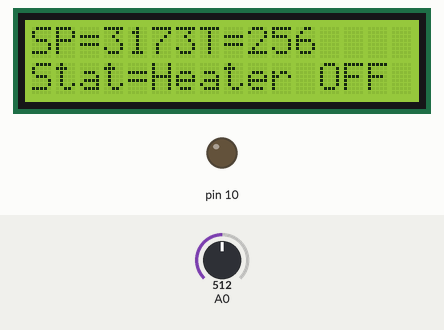
Simulated run of this sketch. Board: Arduino Uno, built with avr-gcc and run on an emulated ATmega328P. On the bench: 16×2 character LCD, output pins drawn as LEDs (lit = HIGH). The inputs (shaded band) are chosen by the test bench; at power-on: A0 = 512.

Above: at 3.2 s.
3.3 s: A0 set to 107
At 5.2 s:
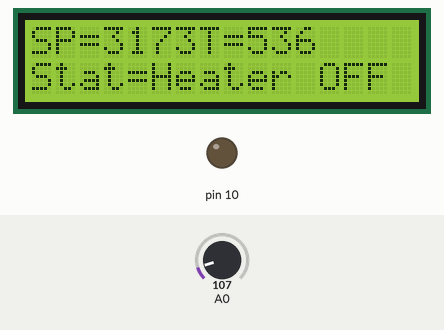
5.5 s: A0 set to 92
At 7.2 s:
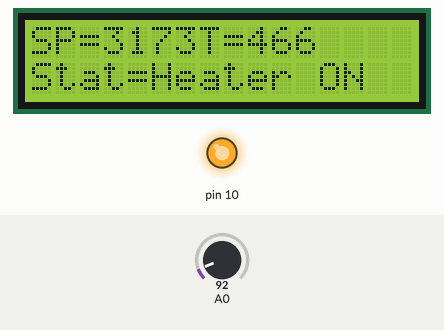
7.5 s: A0 set to 122
At 8.9 s:
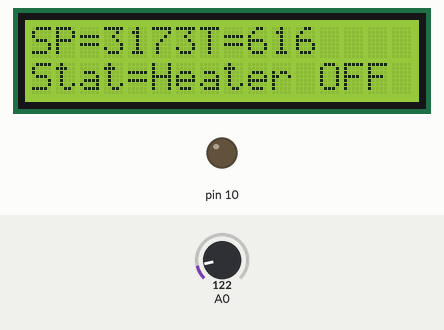
Timing chart, 0 to 10.5 s (numbered marks = the images above; inputs shaded):
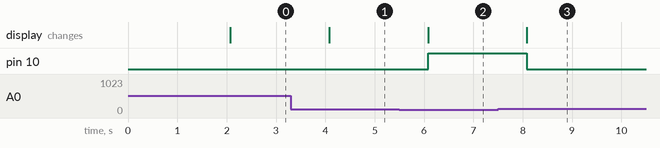

The sketch:

24-Thermostat.ino
```cpp
#include <LiquidCrystal.h>
LiquidCrystal lcd(2, 3, 4, 5, 6, 7);
int adc,T,SetPoint;

void setup()
{
  pinMode(10,HIGH);
  lcd.begin(16, 2);
  lcd.print("   Thermostat   ");
  lcd.setCursor(0, 1);
  lcd.print("    ARDUINO     ");
  delay(2000);
  lcd.clear();
  lcd.print("SP=");
  lcd.print(SP);
  lcd.setCursor(0, 1);
  lcd.print("Stat=");
  SetPoint=50;
}

void loop()
{
  adc = analogRead(0);
  T=(adc*5)/10;
  lcd.setCursor(7, 0);
  lcd.print("T=");
  lcd.print(T);
  if(T<SetPoint){
      lcd.setCursor(5,1);
      lcd.print("Heater ON ");
      digitalWrite(10,HIGH);
  }
  else{
      lcd.setCursor(5,1);
      lcd.print("Heater OFF");
      digitalWrite(10,LOW);
  }
  delay(1000);
}
```

Measured:
- the behaviour switches between 100 and 99 on A0 (found by bisection; images 1 and 2)
- after the input at 3.3 s, the display: changes after 0.78 s (image 1)
- after the input at 5.5 s, pin 10: LOW → HIGH after 0.58 s; the display: changes after 0.58 s (image 2)
- after the input at 7.5 s, pin 10: HIGH → LOW after 0.59 s; the display: changes after 0.59 s (image 3)
